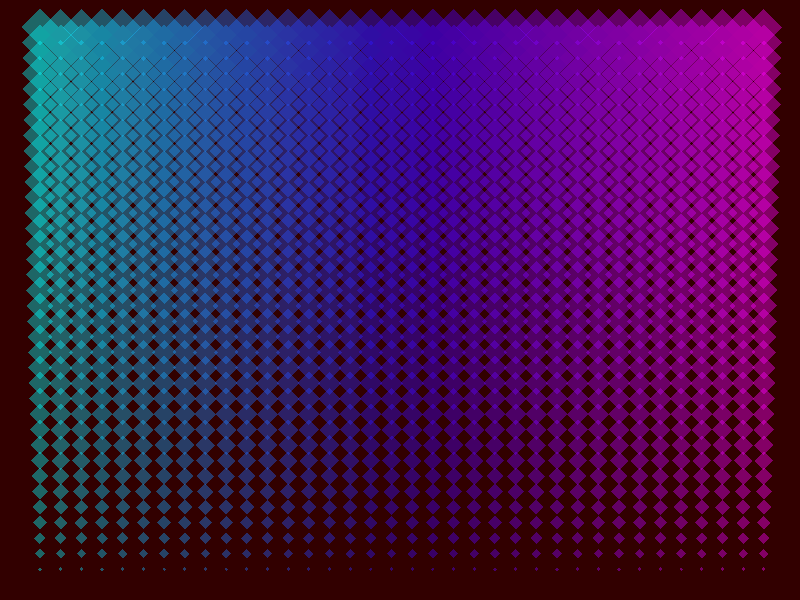
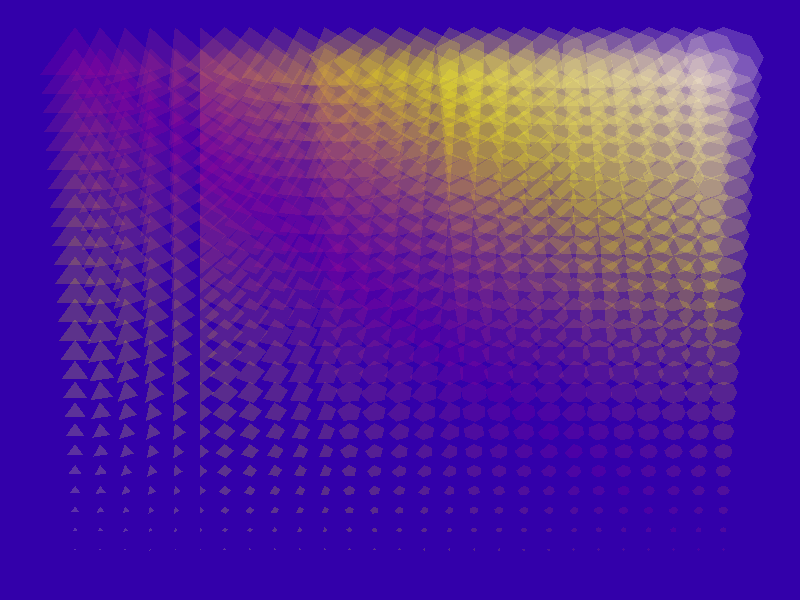
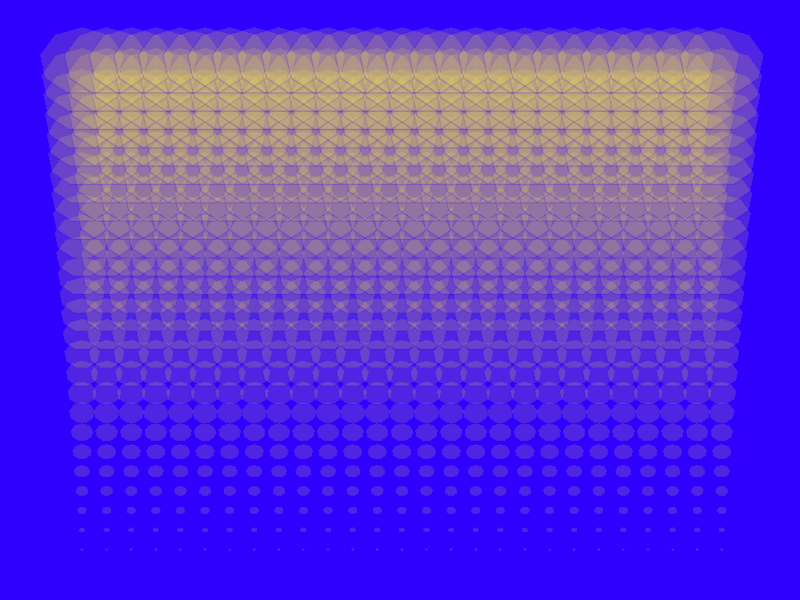
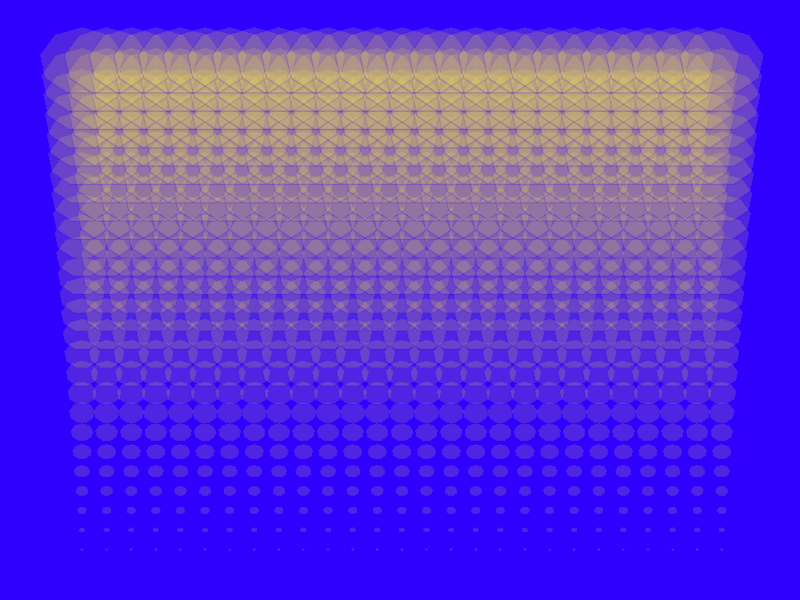

R code for these plots, in order:
#######################################
# GRIDSHAPES
#######################################


library(tidyverse)
library(ggforce)

# SETTINGS 
l <- 36
x <- seq(0,sqrt(l),length=l)
g <- expand.grid(x,x)
pal <- colorRampPalette(c('cyan','#3300ff','magenta'))

# DIAMOND GRID 
g %>% 
    ggplot() + 
    #geom_point(aes(Var1,Var2, size=Var2), alpha=0.27, pch=18, color='#9933ff') + 
    geom_point(aes(Var1,Var2, size=Var2, color=Var1), alpha=0.4, pch=18) + 
    scale_size_continuous(range = c(1,12)) + 
    scale_color_gradientn(colors = pal(12)) + 
    theme(legend.position = 'none', 
          text = element_blank(), 
          axis.text = element_blank(), 
          axis.ticks = element_blank(), 
          panel.background = element_blank(), 
          plot.background = element_rect(fill='#320000', color=NA), 
          panel.grid = element_blank(), 
          plot.margin = unit(c(0,0,0,0), 'in'))

#ggsave('DiamondGrid.png', height = 8, width = 8, units = 'in', dpi = 1200)


# POLYGON GRID SETTINGS 
l <- 27
x <- seq(0,sqrt(l),length=l)
g <- expand.grid(x,x)
pal <- colorRampPalette(c('#aa0099','yellow','cornsilk'))

g %>% 
    ggplot() + 
    geom_regon(aes(x0 = Var1, y0 = Var2, sides = Var1+3, angle = 0, r = Var2/16, 
                   fill = abs( (mean(Var1)-Var1) + (mean(Var2)-Var2)) ), 
               alpha=0.2, color=NA) + 
    scale_fill_gradientn(colors = pal(12)) + 
    theme(legend.position = 'none', 
          text = element_blank(), 
          axis.text = element_blank(), 
          axis.ticks = element_blank(), 
          panel.background = element_blank(), 
          plot.background = element_rect(fill='#3300aa', color=NA), 
          panel.grid = element_blank(), 
          plot.margin = unit(c(0,0,0,0), 'in'))

#ggsave('Polygrid.png', height = 8, width = 8, units = 'in', dpi = 1200)

# OCTOGON GRID SETTINGS 
l <- 27
x <- seq(0,sqrt(l),length=l)
g <- expand.grid(x,x)
pal <- colorRampPalette(c('yellow','cornsilk'))

g %>% 
    ggplot() + 
    geom_regon(aes(x0 = Var1, y0 = Var2, sides = 9, angle = 0, r = Var2/15), 
               alpha=0.15, color='#3300ff33', fill='#fff240') + 
    theme(legend.position = 'none', 
          text = element_blank(), 
          axis.text = element_blank(), 
          axis.ticks = element_blank(), 
          panel.background = element_blank(), 
          plot.background = element_rect(fill='#3000ff', color=NA), 
          panel.grid = element_blank(), 
          plot.margin = unit(c(0,0,0,0), 'in'))
ggsave('Octogrid.png', height = 6, width = 10, units = 'in', dpi = 1500)
